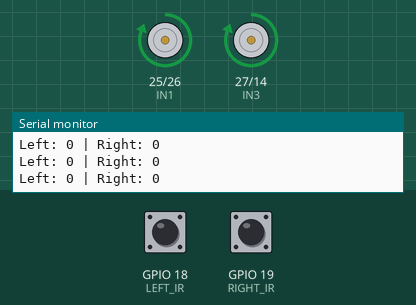
Recording of a sketch running on a simulated ESP32. Shown: motor-driver pin pairs drawn as motors (green arrow = first pin HIGH = forward, orange = second pin HIGH = backward, longer = more drive), the last lines printed to the serial monitor. The inputs (shaded band) are chosen by the test bench; at power-on: GPIO 18 (LEFT_IR) LOW, GPIO 19 (RIGHT_IR) LOW.

Above: at 1.2 s.
1.3 s: GPIO 18 (LEFT_IR) driven HIGH
At 2.1 s:
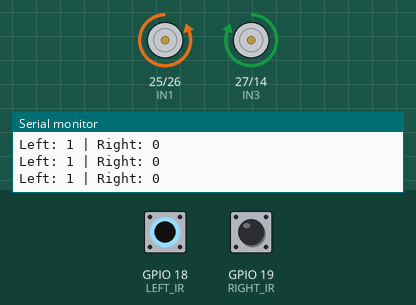
2.8 s: GPIO 19 (RIGHT_IR) driven HIGH
At 3.4 s:
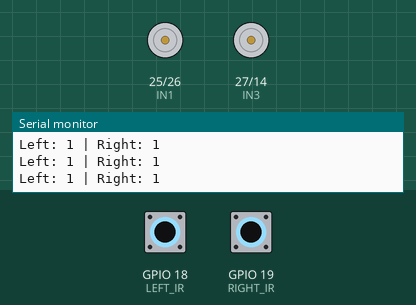
4.3 s: GPIO 18 (LEFT_IR) driven LOW
At 5.5 s:
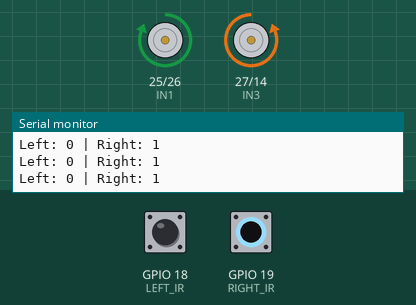
5.8 s: GPIO 19 (RIGHT_IR) driven LOW
At 6.9 s:
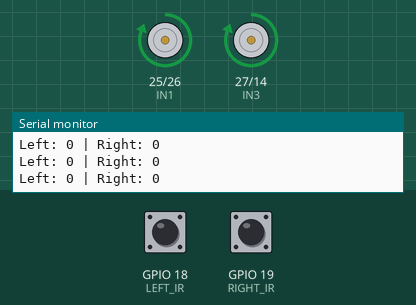
Timing chart, 0 to 8.3 s (numbered marks = the images above; inputs shaded):
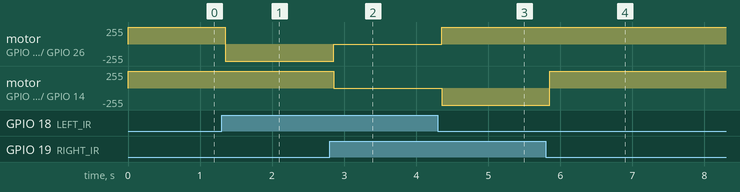

The sketch:

sketch.ino
```cpp
// IR Sensor Pin Definitions (Pushbuttons)
#define LEFT_IR 18
#define RIGHT_IR 19

// L298N Direction Control Pins
#define IN1 25
#define IN2 26
#define IN3 27
#define IN4 14

void setup() {
  Serial.begin(115200);

  // Configure sensors with pull-down resistors
  pinMode(LEFT_IR, INPUT_PULLDOWN);
  pinMode(RIGHT_IR, INPUT_PULLDOWN);

  // Configure L298N output pins
  pinMode(IN1, OUTPUT);
  pinMode(IN2, OUTPUT);
  pinMode(IN3, OUTPUT);
  pinMode(IN4, OUTPUT);

  stopRobot();
  Serial.println("Line Follower Ready.");
}

void loop() {
  int leftState = digitalRead(LEFT_IR);
  int rightState = digitalRead(RIGHT_IR);

  Serial.print("Left: ");
  Serial.print(leftState);
  Serial.print(" | Right: ");
  Serial.println(rightState);

  if (leftState == 0 && rightState == 0) {
    moveForward();  // Unpressed -> L FWD & R FWD LEDs glow Green
  } else if (leftState == 1 && rightState == 0) {
    turnLeft();     // Left pressed -> L REV glows Red, R FWD glows Green
  } else if (leftState == 0 && rightState == 1) {
    turnRight();    // Right pressed -> L FWD glows Green, R REV glows Red
  } else {
    stopRobot();    // Both pressed -> All LEDs turn OFF
  }

  delay(150);
}

void moveForward() {
  digitalWrite(IN1, HIGH);
  digitalWrite(IN2, LOW);
  digitalWrite(IN3, HIGH);
  digitalWrite(IN4, LOW);
}

void turnLeft() {
  digitalWrite(IN1, LOW);
  digitalWrite(IN2, HIGH);
  digitalWrite(IN3, HIGH);
  digitalWrite(IN4, LOW);
}

void turnRight() {
  digitalWrite(IN1, HIGH);
  digitalWrite(IN2, LOW);
  digitalWrite(IN3, LOW);
  digitalWrite(IN4, HIGH);
}

void stopRobot() {
  digitalWrite(IN1, LOW);
  digitalWrite(IN2, LOW);
  digitalWrite(IN3, LOW);
  digitalWrite(IN4, LOW);
}
```

Measured:
- after the input at 1.3 s, motor on GPIO 25 (IN1) / GPIO 26 (IN2): forward 255/255 → backward 255/255 after 0.05 s
- after the input at 2.8 s, motor on GPIO 25 (IN1) / GPIO 26 (IN2): backward 255/255 → stopped after 0.05 s; motor on GPIO 27 (IN3) / GPIO 14 (IN4): forward 255/255 → stopped after 0.05 s
- after the input at 4.3 s, motor on GPIO 25 (IN1) / GPIO 26 (IN2): stopped → forward 255/255 after 0.06 s; motor on GPIO 27 (IN3) / GPIO 14 (IN4): stopped → backward 255/255 after 0.06 s
- after the input at 5.8 s, motor on GPIO 27 (IN3) / GPIO 14 (IN4): backward 255/255 → forward 255/255 after 0.06 s
